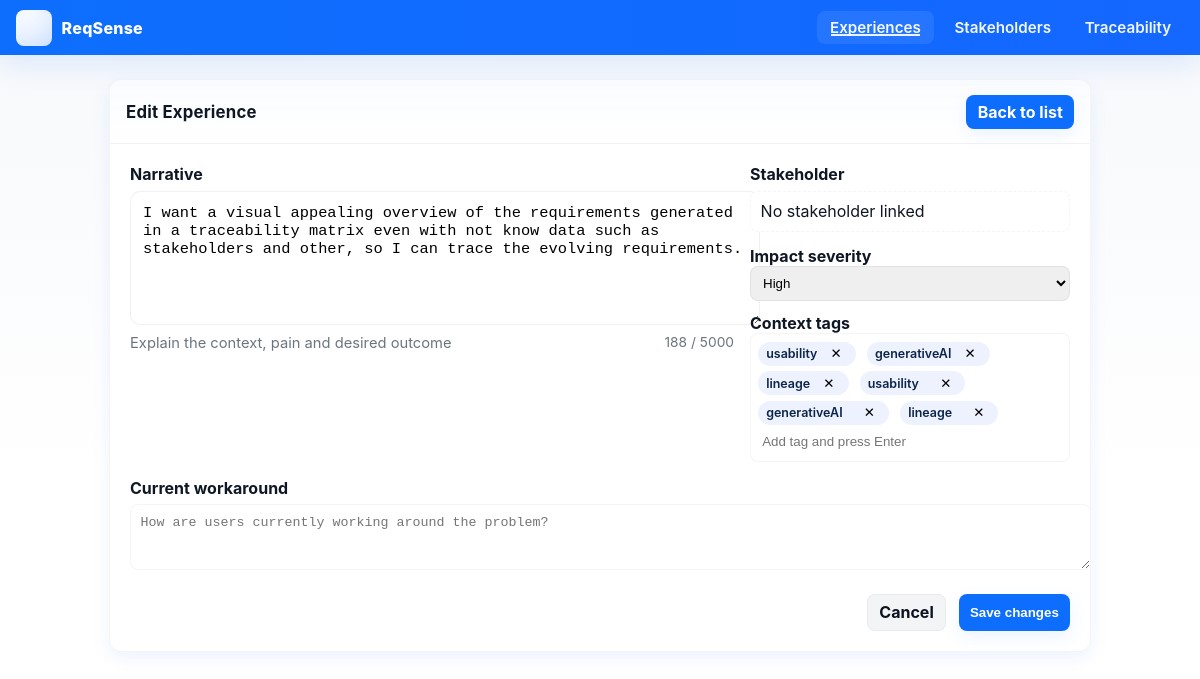
/experiences/2/edit, run on the app's committed database.
### src/models.py (models this page shows)
class Experience(db.Model):
    __tablename__ = 'experiences'
    id = db.Column(db.Integer, primary_key=True)
    experience_id = db.Column(db.String(16), unique=True)
    narrative_text = db.Column(db.Text, nullable=False)
    stakeholder_id = db.Column(db.Integer, db.ForeignKey('stakeholders.id'))
    context_tags = db.Column(JSON)               # stores list of tags
    participants = db.Column(JSON)
    pain_points = db.Column(JSON)
    current_workaround = db.Column(db.Text)
    impact_severity = db.Column(db.String(50))
    emotional_indicators = db.Column(JSON)
    created_at = db.Column(db.DateTime(timezone=True), default=lambda: datetime.now(timezone.utc))
    updated_at = db.Column(db.DateTime(timezone=True), onupdate=lambda: datetime.now(timezone.utc))
    stakeholder = db.relationship('Stakeholder', back_populates='experiences')
    requirements = db.relationship(
        'Requirement',
        secondary=experience_requirement_link,
        back_populates='experiences',
        overlaps="requirements,experiences"
    )
    analysis = db.relationship('ExperienceAnalysis',
                             back_populates='experience',
                             uselist=False)

### src/routes/experiences.py (the view, shortened to what this page needs)
@experiences_bp.route('/<int:experience_id>/edit', methods=['GET', 'POST'])
def edit_experience(experience_id):
    experience = Experience.query.get_or_404(experience_id)
    return render_template('experiences/edit.html', experience=experience)

### src/templates/experiences/edit.html (shortened to what this page needs)
{% extends "base.html" %}
{% block content %}
<div class="table-card" style="max-width:980px;margin:1.5rem auto;">
  <div class="table-header">
    <h2>Edit Experience</h2>
    <div>
      <a class="btn" href="{{ url_for('experiences.overview') }}">Back to list</a>
    </div>
  </div>
  <form method="post" style="padding:1.25rem;display:grid;gap:1rem">
    <div style="display:flex;gap:1rem;align-items:flex-start;flex-wrap:wrap">
      <div style="flex:1 1 60%">
        <label style="display:block;font-weight:700;margin-bottom:.4rem">Narrative</label>
        <textarea id="narrative" name="narrative_text" rows="6" placeholder="Describe the stakeholder experience..." required
                  style="width:100%;padding:.75rem;border-radius:10px;border:1px solid rgba(15,23,36,0.06);resize:vertical;font-size:.96rem">{{ experience.narrative_text }}</textarea>
        <div style="display:flex;justify-content:space-between;margin-top:.35rem">
          <small class="muted">Explain the context, pain and desired outcome</small>
          <small id="char-count" class="small muted">0 / 5000</small>
        </div>
      </div>
      <aside style="width:320px;flex:0 0 320px">
        <label style="font-weight:700;margin-bottom:.4rem;display:block">Stakeholder</label>
        {% if experience.stakeholder %}
          <div style="padding:.6rem;border-radius:8px;border:1px solid rgba(15,23,36,0.04);background:#fbfdff">
            <strong>{{ experience.stakeholder.name }}</strong><br>
            <small class="muted">{{ experience.stakeholder.role or '—' }}</small><br>
            <small class="muted">{{ experience.stakeholder.email or '—' }}</small>
          </div>
        {% else %}
          <div style="padding:.6rem;border-radius:8px;border:1px dashed rgba(15,23,36,0.04);background:#fff">No stakeholder linked</div>
        {% endif %}
        <div style="margin-top:.9rem">
          <label style="font-weight:700;display:block">Impact severity</label>
          <select name="impact_severity" style="width:100%;padding:.5rem;border-radius:8px;border:1px solid rgba(15,23,36,0.06)">
            {% for level in ['Low','Medium','High','Critical'] %}
              <option value="{{ level }}" {% if experience.impact_severity==level %}selected{% endif %}>{{ level }}</option>
            {% endfor %}
          </select>
        </div>
        <div style="margin-top:.75rem">
          <label style="font-weight:700;display:block">Context tags</label>
          <div id="tag-input" style="display:flex;flex-wrap:wrap;gap:.35rem;padding:.45rem;border-radius:8px;border:1px solid rgba(15,23,36,0.04);background:#fff">
            {% for t in (experience.context_tags or []) %}
              <span class="badge tag-badge">{{ t }}<button type="button" class="tag-remove" data-tag="{{ t }}" style="margin-left:.45rem;background:none;border:0;cursor:pointer">✕</button></span>
            {% endfor %}
            <input id="tag-box" type="text" placeholder="Add tag and press Enter" style="flex:1;border:0;outline:none;padding:.25rem;min-width:120px" />
          </div>
        </div>
      </aside>
    </div>
    <div>
      <label style="font-weight:700;display:block;margin-bottom:.4rem">Current workaround</label>
      <textarea name="current_workaround" rows="3" placeholder="How are users currently working around the problem?" style="width:100%;padding:.6rem;border-radius:8px;border:1px solid rgba(15,23,36,0.04)">{{ experience.current_workaround }}</textarea>
    </div>
    <div style="display:flex;gap:.8rem;justify-content:flex-end;margin-top:.25rem">
      <a href="{{ url_for('experiences.overview') }}" class="btn" style="background:#f3f4f6;color:#0b1220;box-shadow:none;border:1px solid rgba(15,23,36,0.04)">Cancel</a>
      <button type="submit" class="btn">Save changes</button>
    </div>
  </form>
</div>
{% endblock %}

### src/templates/base.html (style rules this page uses)
:root { --accent:#0d6efd; --muted:#6c757d; --card-bg:#ffffff; --surface:#f8fafc; --glass: rgba(255,255,255,0.06); --shadow: 0 6px 18px rgba(13,110,253,0.08); --radius:12px; --badge-bg:#eef2ff; }
html,body { height:100% }
body { font-family: Inter, system-ui, -apple-system, "Segoe UI", Roboto, "Helvetica Neue", Arial; margin:0; background: linear-gradient(180deg,#f6f8fb 0%, #ffffff 60%); color:#0f1724; -webkit-font-smoothing:antialiased; -moz-osx-font-smoothing:grayscale; }
.table-card { background:var(--card-bg); border-radius:var(--radius); box-shadow:var(--shadow); overflow:hidden; margin-bottom:1.25rem; border: 1px solid rgba(15,23,36,0.04); }
.table-header { display:flex; justify-content:space-between; align-items:center; padding:0.9rem 1rem; border-bottom:1px solid rgba(15,23,36,0.04); background:linear-gradient(180deg, rgba(13,110,253,0.02), transparent); }
.table-header h2 { margin:0;font-size:1.05rem;letter-spacing:0.2px }
.badge { display:inline-block; padding:.22rem .5rem; border-radius:999px; background:var(--badge-bg); color:#0b254a; font-weight:600; font-size:.78rem; margin-right:.35rem; transition:transform .12s, box-shadow .12s; }
.btn { display:inline-block; background:var(--accent); color:#fff; padding:.45rem .7rem; border-radius:8px; text-decoration:none; font-weight:700; box-shadow: 0 6px 18px rgba(13,110,253,0.08); transition:transform .12s ease, box-shadow .12s ease, opacity .12s; border:none; }
.muted { color:var(--muted);font-size:.92rem }
.small { font-size:.86rem;color:var(--muted) }

### data on the page
Experience: narrative_text "I want a visual appealing overview of the requirements generated in a traceability matrix even with not know data such as stakeholders and other, so I can trace the evolving requirements.", impact_severity "High"

### other printed values
{{ t }} "usability" "generativeAI" "lineage"
